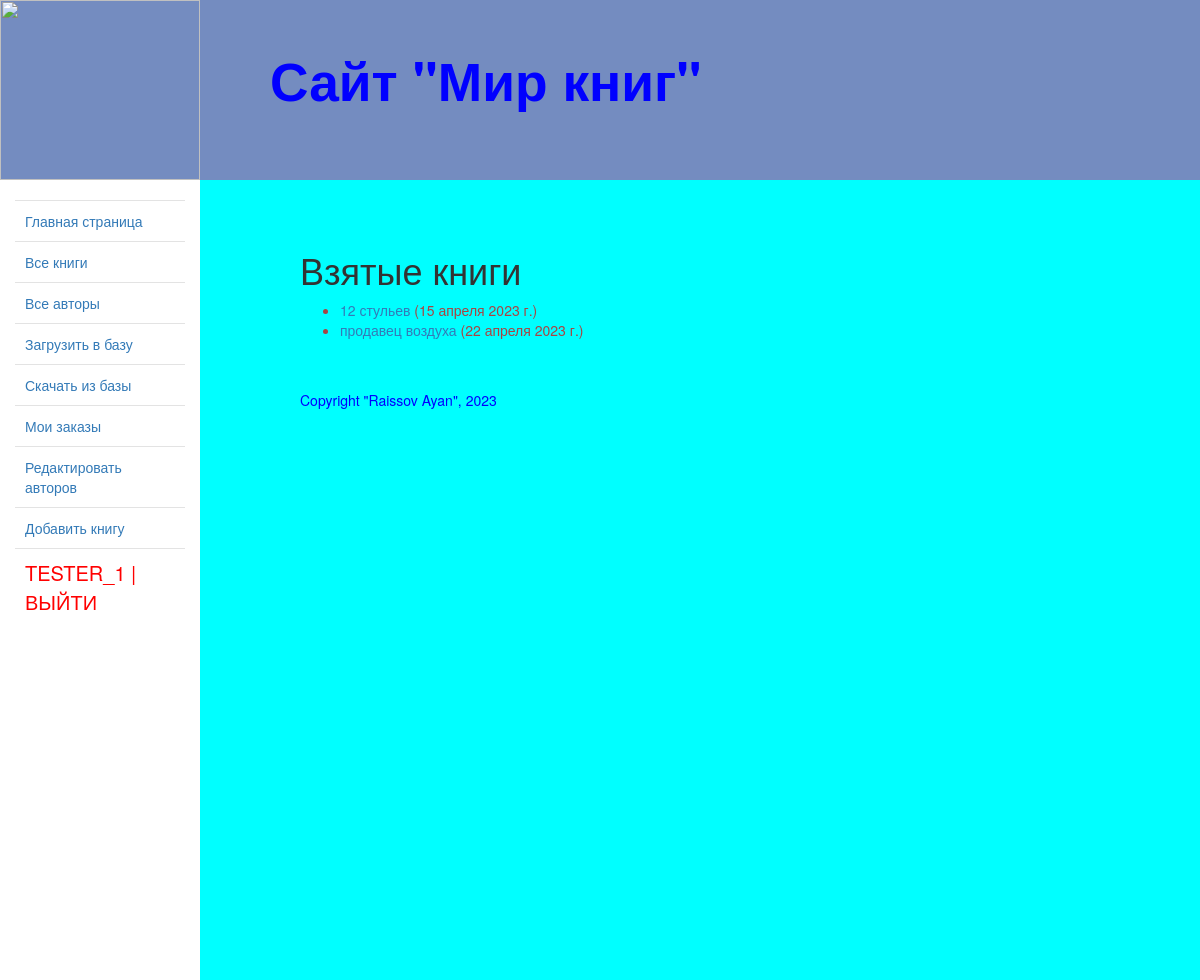
/mybooks/ (signed in), run on the app's committed database.
### catalog/models.py (models this page shows, shortened)
class BookInstance(models.Model):
    book = models.ForeignKey('Book', on_delete=models.CASCADE, null=True, verbose_name="Название книги")
    inv_nom = models.CharField(max_length=20, null=True, help_text="Введите инвентарный номер экземпляра", verbose_name="Инвентарный номер")
    imprint = models.CharField(max_length=200, help_text="Введите издательство и год выпуска", verbose_name="Издательство")
    status = models.ForeignKey('Status', on_delete=models.CASCADE, null=True, help_text='Изменить состояние экземпляра', verbose_name="Статус экземпляра книги")
    due_back = models.DateField(null=True, blank=True, help_text="Введите конец срока статуса", verbose_name="Дата окончания статуса")
    borrower = models.ForeignKey(User, on_delete=models.SET_NULL,
                                 null=True, blank=True,
                                 verbose_name="Заказчик",
                                 help_text='Выберите заказчика книги')
    @property
    def is_overdue(self):
        if self.due_back and date.today() > self.due_back:
            return True
        return False

class Book(models.Model):
    title = models.CharField(max_length=200, help_text="Введите название книги", verbose_name="Название книги")
    genre = models.ForeignKey('Genre', on_delete=models.CASCADE, help_text=" Выберите жанр для книги", verbose_name="Жанр книги", null=True)
    language = models.ForeignKey('Language', on_delete=models.CASCADE, help_text="Выберите язык книги", verbose_name="Язык книги", null=True)
    author = models.ManyToManyField('Author', help_text="Выберите автора книги", verbose_name="Автор книги")
    summary = models.TextField(max_length=1000, help_text="Введите краткое описание книги", verbose_name="Аннотация книги")
    isbn = models.CharField(max_length=13, help_text="Должно содержать 13 символов", verbose_name="ISBN книги")
    def display_author(self):
        return ', '.join([author.last_name for author in self.author.all()])
    display_author.short_description = 'Авторы'

### catalog/views.py (the view)
# urls.py: re_path(r'^mybooks/$', views.LoanedBooksByUserListView.as_view(), name='my-borrowed'),
class LoanedBooksByUserListView(LoginRequiredMixin,generic.ListView):
    model = BookInstance
    template_name ='catalog/bookinstance_list_borrowed_user.html'
    paginate_by = 10
    def get_queryset(self):
         return BookInstance.objects.filter (borrower=self.request.user) .filter (status__exact='2').order_by('due_back')

### catalog/templates/catalog/bookinstance_list_borrowed_user.html (shortened to what this page needs)
<!DOCTYPE html>
{% extends "base_generic.html" %}
{% block content %}
 <h1>Взятые книги</h1>
 {% if bookinstance_list %}
 <ul>
 {% for bookinst in bookinstance_list %}
 <li class="{% if bookinst.is_overdue %} text-danger{% endif %}">
 <a href="{% url 'book-detail' bookinst.book.pk %}">
 {{bookinst.book.title}}</a>
 ({{ bookinst.due_back }})
 </li>
 {% endfor %}
 </ul>
 {% else %}
 <p>Нет книг со статусом В ЗАКАЗЕ.</p>
 {% endif %}
{% endblock %}

### catalog/templates/base_generic.html (shortened to what this page needs)
<!DOCTYPE html>
<html lang="ru">
<head>
        <link rel="stylesheet" href="https://maxcdn.bootstrapcdn.com/bootstrap/3.3.7/css/bootstrap.min.css">
    {% load static %}
        <link href="{% static '/css/styles.css' %}" rel="stylesheet" >
    {% block head %}
    <div class="head-block">
        <a href="{% url 'index' %}">
        <img   src="{% static 'images/logotip.jpg' %}"style="width:200px; height:180px;" align="absmiddle">
            </a>
        <h1 class="mir-knig">Сайт "Мир книг"</h1>
        </div>
    {% endblock %}
</head>
<body>
<div class="container-fluid">
    <div class="row">
         <div class="col-sm-2">
    {% block sidebar %}
        <ul class="sidebar-nav">
            {% if user.is_authenticated %}
            <li><a href="{% url 'home' %}">Главная страница</a></li>
            <li><a href="{% url 'books' %}">Все книги</a></li>
            <li><a href="{% url 'authors' %}">Все авторы</a></li>
            <li><a href="{% url 'upload_file' %}">Загрузить в базу</a></li>
            <li><a href="{% url 'download_file' %}">Скачать из базы</a></li>
            <li><a href="{% url 'my-borrowed'%}">Мои заказы</a></li>
            <li><a href="{% url 'authors_add' %}">Редактировать авторов</a></li>
            <li><a href="{% url 'book_create' %}">Добавить книгу</a></li>
            <li class="last"> {{user.username}} | <a class="last" href="{% url 'logout' %}">Выйти</a></li>
            {% endif %}
        </ul>
    {% endblock %}
        </div>
        <div class="col-sm-10">
            {% block content %}{% endblock %}
            {% block footer %}
            {% block copyright %}
            <p class="copyright">Copyright "Raissov Ayan", 2023</p>
            {% endblock %}
            {% endblock %}
        </div>
    </div>
 </div>
</body>
</html>

### catalog/static/css/styles.css (style rules this page uses)
.head-block { background-color: #748CC0; }
.col-sm-2 { height: 100vh; background-color: transparent; }
.col-sm-10 { padding-top: 50px; padding-left: 100px; background-color: aqua; height: 100vh; }
.sidebar-nav { margin-top: 20px; padding: 0; list-style: none; }
.sidebar-nav li { border-top: 1px solid #e3e3e3; padding: 10px; }
.copyright { color: blue; margin-top: 50px; }
.head-block { display: flex; }
.mir-knig { margin-top: 50px; margin-left: 70px; color: blue; font-size: 40pt; font-weight: 700; }
.last { color: red; font-size: 20px; text-transform: uppercase; }

### data on the page
BookInstance: book "12 стульев", due_back "15 апреля 2023 г."
BookInstance: book "продавец воздуха", due_back "22 апреля 2023 г."

### other printed values
{{ user.username }} "TESTER_1"
